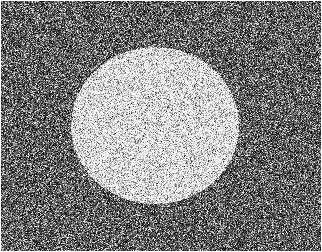
#> input picture P7/Data Image/Noisegray50%Gaussian.png, 322 x 252 px, found by its file name
$ python 'Pseudo_Code 4.7.py'
#> lines starting #> are read from the running program, lines starting #| are printed output that depends on the picture
# Import libraries
import cv2
import numpy as np
import matplotlib.pyplot as plt
from scipy.ndimage import convolve

# Set file path
file_path = 'P7/Data Image/Noisegray50%Gaussian.png'

# Read the image
I = cv2.imread(file_path, cv2.IMREAD_GRAYSCALE)
#> I is the input picture: shape (252, 322); min 0, max 255, mean 129

# First derivative of Gaussian filter
s = 1.0  # Example sigma value
A = -(1 / (2 * np.pi * s**4))
C = (2 * s**2)
bx = np.zeros((7, 7))
by = np.zeros((7, 7))
for i in range(7):
    for j in range(7):
        bx[i, j] = (i - 3) * A * np.exp(-(((i - 3)**2 + (j - 3)**2) / C))
        by[i, j] = (j - 3) * A * np.exp(-(((i - 3)**2 + (j - 3)**2) / C))

Iprim_x = np.abs(convolve(I.astype(float), bx))
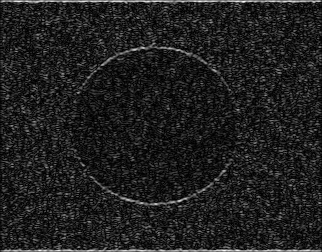
#> Iprim_x: shape (252, 322) float64; min 4.9e-05, max 79.38, mean 10; drawn with min black and max white
Iprim_y = np.abs(convolve(I.astype(float), by))
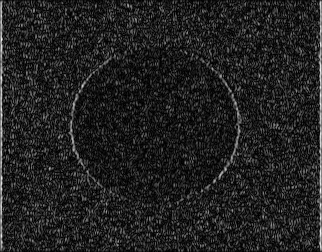
#> Iprim_y: shape (252, 322) float64; min 0.000161, max 75.32, mean 9.9; drawn with min black and max white
Iprim = Iprim_x + Iprim_y
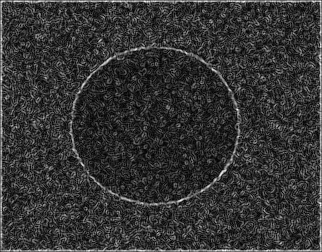
#> Iprim: shape (252, 322) float64; min 0.0382, max 96.33, mean 19.9; drawn with min black and max white

# Display edge-detected image
plt.figure(figsize=(6, 6))
plt.imshow(Iprim, cmap='gray')
plt.title("Edge Detection using First Derivative of Gaussian")
plt.axis('off')
plt.show()
